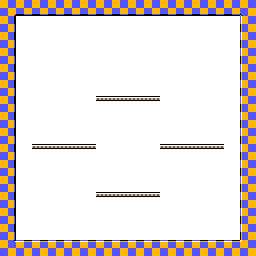

A 2D game scene composited from a Tiled map and its tileset images. What follows is a short description and the map's XML, with every tile layer's data as written:
An orthogonal 16x16 tile map with 16x16 px tiles, 1 tile layer (Tile Layer 1) and 2 objects (PlayerStart, LevelProperties).

<map version="1.10" tiledversion="1.11.2" orientation="orthogonal" renderorder="right-down" width="16" height="16" tilewidth="16" tileheight="16" infinite="0" nextlayerid="7" nextobjectid="24">
 <editorsettings>
  <export target="../testlevel.json" format="json" />
 </editorsettings>
 <tileset firstgid="1" source="TestTileset.tsx" />
 <layer id="1" name="Tile Layer 1" width="16" height="16">
  <data encoding="csv">
5,35,35,35,35,35,35,35,35,35,35,35,35,35,35,6,
20,1,1,1,1,1,1,1,1,1,1,1,1,1,1,18,
20,1,1,1,1,1,1,1,1,1,1,1,1,1,1,18,
20,1,1,1,1,1,1,1,1,1,1,1,1,1,1,18,
20,1,1,1,1,1,1,1,1,1,1,1,1,1,1,18,
20,1,1,1,1,1,1,1,1,1,1,1,1,1,1,18,
20,1,1,1,1,1,44,44,44,44,1,1,1,1,1,18,
20,1,1,1,1,1,1,1,1,1,1,1,1,1,1,18,
20,1,1,1,1,1,1,1,1,1,1,1,1,1,1,18,
20,1,44,44,44,44,1,1,1,1,44,44,44,44,1,18,
20,1,1,1,1,1,1,1,1,1,1,1,1,1,1,18,
20,1,1,1,1,1,1,1,1,1,1,1,1,1,1,18,
20,1,1,1,1,1,44,44,44,44,1,1,1,1,1,18,
20,1,1,1,1,1,1,1,1,1,1,1,1,1,1,18,
20,1,1,1,1,1,1,1,1,1,1,1,1,1,1,18,
21,3,3,3,3,3,3,3,3,3,3,3,3,3,3,22
</data>
 </layer>
 <objectgroup id="2" name="Objects">
  <object id="14" name="PlayerStart" x="16" y="208" width="32" height="32" />
  <object id="15" name="LevelProperties" x="0" y="0" width="16" height="16">
   <properties>
    <property name="EnemiesPerWave" value="2" />
    <property name="EnemyCount" value="4" />
    <property name="Music" value="Mus_LostInTranslation" />
    <property name="Objset" value="0" />
    <property name="Palette" value="Pal_TestTileset" />
    <property name="Tileset" value="Tileset_Test" />
   </properties>
  </object>
 </objectgroup>
</map>
